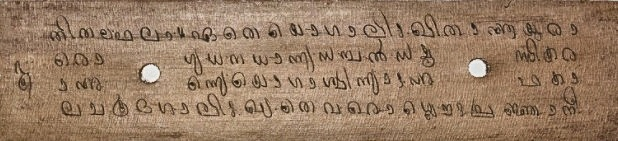
#> input picture Denoised Image/1.jpg, 618 x 141 px, found by its file name
$ python epigraphical_enhancer.py   (older library calls are emulated)
#> lines starting #> are read from the running program, lines starting #| are printed output that depends on the picture; after the words box and inside, x2 and y2 are one past the last pixel; in counts of white or black regions, pixels touching at a corner belong together
"""
EpigraphiX-AI: Epigraphical Image Restoration & Super-Resolution Suite (FANI 2.0)
High-performance Python implementation of O(1) Integral Sauvola Binarization,
Directional Cellulose Fiber Suppression, and Raking Light Stylus Groove Sharpening.
"""

import os
import cv2
import numpy as np


class EpigraphicalEnhancer:
    def __init__(self, window_size=25, k=0.25, R=128):
#> in process_manuscript, img is the input picture: shape (141, 618, 3); mean B, G, R 99.7, 124.4, 152.6
        self.window_size = window_size if window_size % 2 == 1 else window_size + 1
        self.k = k
        self.R = R

    def integral_sauvola_binarize(self, gray_img, window_size=None, k=None, R=None):
        """
        O(1) Integral-Image Adaptive Sauvola Binarization.
        Computes local mean and standard deviation in constant time per pixel.
        """
        if window_size is None:
            window_size = self.window_size
        if k is None:
            k = self.k
        if R is None:
            R = self.R

        h, w = gray_img.shape
        r = window_size // 2

        img_float = gray_img.astype(np.float64)

        # Integral images for sum and squared sum
        integral_sum = cv2.integral(img_float)
        integral_sq = cv2.integral(img_float ** 2)

        # Vectorized box filter coordinates
        y1 = np.maximum(0, np.arange(h) - r)
        y2 = np.minimum(h, np.arange(h) + r + 1)
        x1 = np.maximum(0, np.arange(w) - r)
        x2 = np.minimum(w, np.arange(w) + r + 1)

        Y1, X1 = np.meshgrid(y1, x1, indexing='ij')
        Y2, X2 = np.meshgrid(y2, x2, indexing='ij')

        counts = (Y2 - Y1) * (X2 - X1)

        # Region sums using integral images
        sums = (integral_sum[Y2, X2] - integral_sum[Y1, X2] - integral_sum[Y2, X1] + integral_sum[Y1, X1])
        sq_sums = (integral_sq[Y2, X2] - integral_sq[Y1, X2] - integral_sq[Y2, X1] + integral_sq[Y1, X1])

        mean = sums / counts
        variance = np.maximum(0.0, (sq_sums / counts) - (mean ** 2))
        std = np.sqrt(variance)

        # Sauvola threshold calculation
        threshold = mean * (1.0 + k * ((std / R) - 1.0))
        binary = (img_float < threshold).astype(np.uint8) * 255

        # Morphological speckle filtering
        kernel = cv2.getStructuringElement(cv2.MORPH_RECT, (2, 2))
        binary = cv2.morphologyEx(binary, cv2.MORPH_OPEN, kernel)

        return binary, threshold

    def fiber_aware_neural_inpainting(self, img):
        """
        FANI 2.0: Fiber-Aware Directional Morphological Decomposition.
        Suppresses horizontal cellulose fiber striations while retaining stylus incisions.
        """
        if len(img.shape) == 3:
            gray = cv2.cvtColor(img, cv2.COLOR_BGR2GRAY)
        else:
            gray = img.copy()

        # CLAHE local contrast enhancement
        clahe = cv2.createCLAHE(clipLimit=2.5, tileGridSize=(8, 8))
        enhanced = clahe.apply(gray)

        # Directional morphological opening along 0-degree grain
        fiber_kernel = cv2.getStructuringElement(cv2.MORPH_RECT, (15, 1))
        fiber_background = cv2.morphologyEx(enhanced, cv2.MORPH_OPEN, fiber_kernel)

        # Subtract directional grain background to isolate ink incisions
        subtracted = cv2.subtract(enhanced, fiber_background)
        restored = cv2.addWeighted(enhanced, 0.85, subtracted, 0.45, 0)

        # Bilateral filter for edge-preserving smoothing
        denoised = cv2.bilateralFilter(restored, d=7, sigmaColor=50, sigmaSpace=50)

        return denoised

    def super_resolve_and_enhance(self, img, scale_factor=2):
        """
        Epigraphical Super-Resolution & Sub-Surface Groove Sharpening.
        Upscales manuscript imagery while enhancing micro-stylus ridge gradients.
        """
        # Base upscale
        h, w = img.shape[:2]
        new_w, new_h = w * scale_factor, h * scale_factor
        upscaled = cv2.resize(img, (new_w, new_h), interpolation=cv2.INTER_CUBIC)

        # Stylus groove unsharp masking
        gaussian = cv2.GaussianBlur(upscaled, (0, 0), sigmaX=1.5)
        sharpened = cv2.addWeighted(upscaled, 1.5, gaussian, -0.5, 0)

        # Tone mapping in LAB color space
        lab = cv2.cvtColor(sharpened, cv2.COLOR_BGR2LAB)
        l, a, b = cv2.split(lab)
        clahe = cv2.createCLAHE(clipLimit=2.0, tileGridSize=(8, 8))
        l_enhanced = clahe.apply(l)
        enhanced_lab = cv2.merge([l_enhanced, a, b])
        output = cv2.cvtColor(enhanced_lab, cv2.COLOR_LAB2BGR)

        return output

    def trace_palm_leaf_bounds(self, img):
        """
        Locates the exact bounding box of a palm leaf strip inside an arbitrary photograph
        (e.g., resting on archival white paper, dark desk, museum red velvet mount, scan bed).
        """
        h, w = img.shape[:2]
        if len(img.shape) == 3:
            rgb = cv2.cvtColor(img, cv2.COLOR_BGR2RGB)
            hsv = cv2.cvtColor(img, cv2.COLOR_BGR2HSV)
            r, g, b = rgb[:, :, 0].astype(float), rgb[:, :, 1].astype(float), rgb[:, :, 2].astype(float)
            hue = hsv[:, :, 0]
            sat = hsv[:, :, 1]
            val = hsv[:, :, 2]
        else:
            gray = img.copy()
            r = g = b = gray.astype(float)
            hue = np.zeros((h, w), dtype=np.uint8)
            sat = np.zeros((h, w), dtype=np.uint8)
            val = gray.astype(np.uint8)

        # 1. Background Masking (white paper/scanner, deep black borders, museum red velvet cloth, synthetic blue mounts)
        is_red_cloth = (r - g > 25) & (r - b > 20) & (r > 60)
        is_blue_bg = (b > r + 15) & (b > g + 10) & (b > 60)
        is_deep_black = (r < 25) & (g < 25) & (b < 25)
        is_pure_white = (r > 232) & (g > 232) & (b > 232)

        # Organic Palm Leaf Substrate Gamut (Ochre, weathered ivory, smoked brown, olive-brown, reddish-amber patina):
        is_ochre = (hue >= 6) & (hue <= 42) & (sat >= 12) & (sat <= 220) & (val >= 30) & (val <= 245) & (r >= b - 15) & (r >= g - 20)
        is_weathered = (r >= 65) & (g >= 55) & (b >= 30) & (r <= 225) & (g <= 210) & (b <= 190) & (np.abs(r - g) <= 50) & (r >= b - 10)
        is_smoked = (r >= 22) & (g >= 18) & (b >= 10) & (r <= 165) & (g <= 150) & (b <= 135) & (r >= b - 12) & (g >= b - 15) & (np.abs(r - g) <= 40)
        is_olive = (g >= r - 20) & (g >= b - 10) & (r >= b - 20) & (sat >= 10) & (sat <= 180) & (val >= 30) & (val <= 230)
        is_reddish_patina = ((hue <= 12) | (hue >= 168)) & (sat >= 15) & (sat <= 200) & (val >= 35) & (val <= 235) & (r >= g - 8) & (r >= b + 5) & (np.abs(g - b) <= 60)
        is_palm_substrate = is_ochre | is_weathered | is_smoked | is_olive | is_reddish_patina

        is_background = is_red_cloth | is_blue_bg | is_deep_black | is_pure_white
        is_candidate = ~is_background & is_palm_substrate

        # If image is predominantly palm leaf without external background borders:
        if np.mean(is_palm_substrate) > 0.45:
            is_candidate = is_palm_substrate

        # 2. Vertical Span Tracing: Find longest contiguous band of palm substrate rows
        row_ratio = np.mean(is_candidate, axis=1)
        is_cand_row = (row_ratio > 0.12).astype(int)

        longest_start, longest_len = -1, 0
        cur_start, cur_len = -1, 0
        for y in range(h):
            if is_cand_row[y] == 1:
                if cur_start == -1:
                    cur_start = y
                cur_len += 1
            else:
                if cur_len > longest_len:
                    longest_len = cur_len
                    longest_start = cur_start
                cur_start, cur_len = -1, 0
        if cur_len > longest_len:
            longest_len = cur_len
            longest_start = cur_start

        if longest_len >= max(8, int(h * 0.04)):
            min_y = longest_start
            max_y = longest_start + longest_len
        else:
            leaf_rows = np.where(row_ratio > 0.06)[0]
            if len(leaf_rows) > 0:
                min_y = int(np.min(leaf_rows))
                max_y = int(np.max(leaf_rows))
            else:
                min_y, max_y = 0, h

        # 3. Horizontal Span Tracing
        candidate_roi = is_candidate[min_y:max_y, :] if max_y > min_y else is_candidate
        col_ratio = np.mean(candidate_roi, axis=0)
        is_cand_col = (col_ratio > 0.08).astype(int)

        first_col, last_col = -1, -1
        for x in range(w):
            if is_cand_col[x] == 1:
                if first_col == -1:
                    first_col = x
                last_col = x

        if first_col != -1 and (last_col - first_col) >= max(20, int(w * 0.05)):
            min_x, max_x = first_col, last_col
        else:
            leaf_cols = np.where(col_ratio > 0.05)[0]
            if len(leaf_cols) > 0:
                min_x = int(np.min(leaf_cols))
                max_x = int(np.max(leaf_cols))
            else:
                min_x, max_x = 0, w

        leaf_w = max(20, max_x - min_x)
        leaf_h = max(8, max_y - min_y)

        return min_x, min_y, leaf_w, leaf_h

    def validate_palm_leaf_authenticity(self, img):
        """
        Multi-Stage Palm-Leaf Authenticity, Spatial Location & Multi-Gamut Profiler.
        Accepts ANY authentic inscribed palm-leaf manuscript (classic, weathered, smoked, light-ivory,
        photographed on desks, white paper, scanner beds, or museum mounting cloth).
        Strictly rejects human portraits, selfies, everyday objects, outdoor/indoor scenes,
        and digital UI diagrams.
        """
        if img is None:
            return {"is_valid": False, "status": "non_manuscript", "reason": "Empty image"}

        h, w = img.shape[:2]
        total_pixels = w * h
        whole_aspect = max(float(w) / float(max(1, h)), float(h) / float(max(1, w)))

        if len(img.shape) == 3:
            rgb = cv2.cvtColor(img, cv2.COLOR_BGR2RGB)
            hsv = cv2.cvtColor(img, cv2.COLOR_BGR2HSV)
#> hsv: shape (141, 618, 3); mean H, S, V 14.1, 92.4, 152.6
            gray = cv2.cvtColor(img, cv2.COLOR_BGR2GRAY)
            r = rgb[:, :, 0].astype(float)
            g = rgb[:, :, 1].astype(float)
            b = rgb[:, :, 2].astype(float)
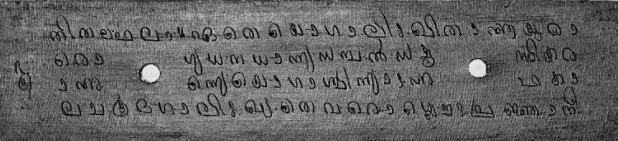
#> b: shape (141, 618) float64; min 0, max 238, mean 99.7
            hue = hsv[:, :, 0]
            sat = hsv[:, :, 1]
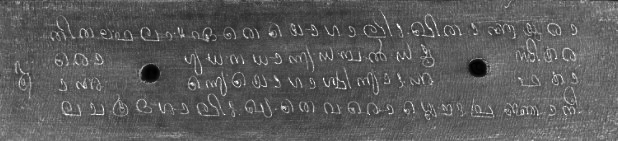
#> sat: shape (141, 618); min 0, max 255, mean 92.4
            val = hsv[:, :, 2]
        else:
            gray = img.copy()
            r = g = b = gray.astype(float)
            hue = np.zeros((h, w), dtype=np.uint8)
            sat = np.zeros((h, w), dtype=np.uint8)
            val = gray.astype(np.uint8)

        # 1. LAYER 1: Human Skin & Face Area Detection (Skin hue H in [0..10, 172..180], G >= B - 2, warm RGB)
        is_human_skin = ((hue <= 10) | (hue >= 172)) & (sat >= 25) & (sat <= 165) & (val >= 60) & (r > g + 14) & (g >= b - 2) & (r > b + 22)
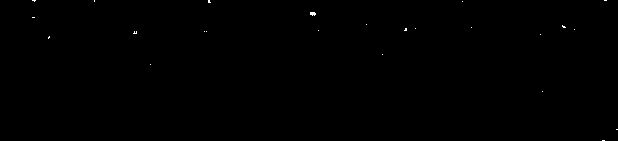
#> is_human_skin: shape (141, 618) bool; 0.09% white in thin lines or dots
        skin_ratio = float(np.sum(is_human_skin) / total_pixels)
#> skin_ratio = 0.000941

        # 2. LAYER 2: Modern Synthetic Vivid Dyes & Studio Backdrops (Excluding dark slate / shadows)
        is_cyan_blue = (hue >= 85) & (hue <= 135) & (sat >= 60) & (val >= 75) & (b > r + 20) & (b > g + 12)
#> is_cyan_blue: shape (141, 618) bool; every value is 0
        cyan_ratio = float(np.sum(is_cyan_blue) / total_pixels)
#> cyan_ratio = 0
        is_magenta = (hue >= 140) & (hue <= 165) & (sat >= 75) & (val >= 55)
        is_neon_green = (hue >= 45) & (hue <= 80) & (sat >= 100) & (val >= 55)
        is_synthetic_dyes = is_cyan_blue | is_magenta | is_neon_green
        synthetic_dyes_ratio = float(np.sum(is_synthetic_dyes) / total_pixels)
#> synthetic_dyes_ratio = 0

        # Natural Green Foliage / Chlorophyll (plants, leaves, trees)
        is_green_foliage = (hue >= 35) & (hue <= 82) & (sat >= 35) & (val >= 35)
        green_foliage_ratio = float(np.sum(is_green_foliage) / total_pixels)
#> green_foliage_ratio = 0

        # Ultra-Vivid Saturated Colors (flowers, butterflies, neon clothes, food)
        is_ultra_vivid = (sat > 175) & (val > 175)
        ultra_vivid_ratio = float(np.sum(is_ultra_vivid) / total_pixels)
#> ultra_vivid_ratio = 0

        # Digital dark UI / AI infographic
        dark_ui_mask = (r < 55) & (g < 58) & (b < 68)
#> dark_ui_mask: shape (141, 618) bool; 0.27% white in thin lines or dots, all inside (x1, y1, x2, y2) = (52, 17, 574, 115)
        dark_ratio = float(np.sum(dark_ui_mask) / total_pixels)
#> dark_ratio = 0.00265

        # Pure White background / Document sheet (DFD diagram, PDF page)
        white_bg_mask = (r > 218) & (g > 218) & (b > 218)
#> white_bg_mask: shape (141, 618) bool; 0.37% white; 2 white regions, box (x1, y1, x2, y2) and area: (143, 65, 159, 82) 166, (469, 60, 486, 77) 153
        white_ratio = float(np.sum(white_bg_mask) / total_pixels)
#> white_ratio = 0.00366

        # 3. LAYER 3: Organic Palm-Leaf Lignin/Tannin Multi-Gamut
        is_ochre = (hue >= 6) & (hue <= 42) & (sat >= 12) & (sat <= 220) & (val >= 30) & (val <= 245) & (r >= b - 15) & (r >= g - 20)
#> is_ochre: shape (141, 618) bool; 99.5% white; 115 black regions (113 under 20 px), largest, box (x1, y1, x2, y2) and area: (469, 61, 485, 75) 165, (145, 67, 159, 81) 140
        is_weathered = (r >= 65) & (g >= 55) & (b >= 30) & (r <= 225) & (g <= 210) & (b <= 190) & (np.abs(r - g) <= 50) & (r >= b - 10)
#> is_weathered: shape (141, 618) bool; 97% white; black in thin lines or dots
        is_smoked = (r >= 22) & (g >= 18) & (b >= 10) & (r <= 165) & (g <= 150) & (b <= 135) & (r >= b - 12) & (g >= b - 15) & (np.abs(r - g) <= 40)
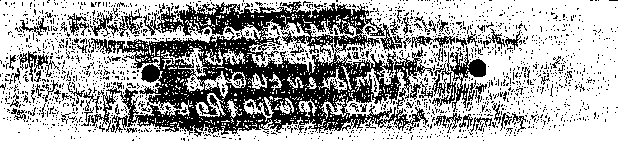
#> is_smoked: shape (141, 618) bool; 65.1% white; 1798 black regions (1717 under 20 px), largest, box (x1, y1, x2, y2) and area: (81, 1, 433, 137) 20013, (432, 46, 486, 112) 988, (19, 51, 49, 82) 264
        is_olive = (g >= r - 20) & (g >= b - 10) & (r >= b - 20) & (sat >= 10) & (sat <= 180) & (val >= 30) & (val <= 230)
#> is_olive: shape (141, 618) bool; 1.3% white in thin lines or dots, all inside (x1, y1, x2, y2) = (0, 0, 618, 114)
        is_reddish_patina = ((hue <= 12) | (hue >= 168)) & (sat >= 15) & (sat <= 200) & (val >= 35) & (val <= 235) & (r >= g - 8) & (r >= b + 5) & (np.abs(g - b) <= 60)
#> is_reddish_patina: shape (141, 618) bool; 8.1% white; 328 white regions (246 under 20 px), largest, box (x1, y1, x2, y2) and area: (6, 0, 88, 22) 724, (572, 11, 618, 32) 331, (344, 20, 381, 38) 317

        is_organic_substrate = (
            (~white_bg_mask) & (~dark_ui_mask) &
            (is_ochre | is_weathered | is_smoked | is_olive | is_reddish_patina)
        )
#> is_organic_substrate: shape (141, 618) bool; 99.2% white; 158 black regions (156 under 20 px), largest, box (x1, y1, x2, y2) and area: (469, 60, 486, 77) 195, (143, 65, 159, 82) 187
        substrate_ratio = float(np.sum(is_organic_substrate) / total_pixels)
#> substrate_ratio = 0.992

        # 4. Trace exact spatial palm leaf location
        leaf_x, leaf_y, leaf_w, leaf_h = self.trace_palm_leaf_bounds(img)
#> in trace_palm_leaf_bounds, `is_candidate = ~is_background & is_palm_substrate`:
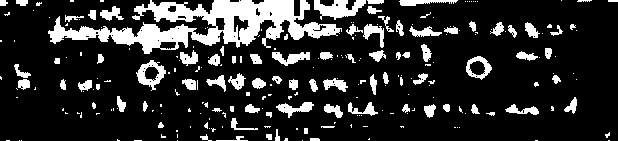
#> is_candidate: shape (141, 618) bool; 17.5% white; 244 white regions (158 under 20 px), largest, box (x1, y1, x2, y2) and area: (48, 0, 342, 54) 6557, (314, 0, 366, 20) 603, (136, 60, 166, 91) 397
#> in trace_palm_leaf_bounds, `row_ratio = np.mean(is_candidate, axis=1)`: row_ratio = 141 values, max 1 at index 0, min 0.956 at index 69, mean 0.995
#> in trace_palm_leaf_bounds, `is_cand_row = (row_ratio > 0.12).astype(int)`: is_cand_row = 141 values from 1 to 1
#> after the loop in trace_palm_leaf_bounds, `for y in range(h):`: longest_len = 0; longest_start = -1
#> in trace_palm_leaf_bounds, `longest_len = cur_len`: longest_len = 141
#> in trace_palm_leaf_bounds, `longest_start = cur_start`: longest_start = 0
#> in trace_palm_leaf_bounds, `max_y = longest_start + longest_len`: max_y = 141
#> in trace_palm_leaf_bounds, `col_ratio = np.mean(candidate_roi, axis=0)`: col_ratio = 618 values, max 1 at index 0, min 0.894 at index 476, mean 0.995
#> in trace_palm_leaf_bounds, `is_cand_col = (col_ratio > 0.08).astype(int)`: is_cand_col = 618 values from 1 to 1
#> after the loop in trace_palm_leaf_bounds, `for x in range(w):`: first_col = 0
#> in trace_palm_leaf_bounds, `min_x, max_x = first_col, last_col`: max_x = 617
#> in trace_palm_leaf_bounds, `leaf_h = max(8, max_y - min_y)`: leaf_h = 141
#> leaf_x = 0; leaf_y = 0; leaf_w = 617; leaf_h = 141
        leaf_pixels = max(1, leaf_w * leaf_h)
#> leaf_pixels = 86997
        leaf_roi_gray = gray[leaf_y:leaf_y+leaf_h, leaf_x:leaf_x+leaf_w]
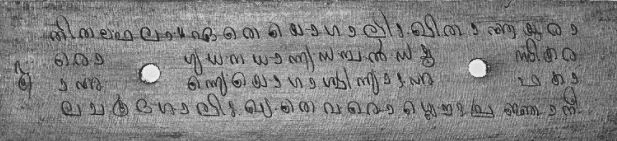
#> leaf_roi_gray: shape (141, 617); min 18, max 247, mean 130.1

        roi_substrate_mask = is_organic_substrate[leaf_y:leaf_y+leaf_h, leaf_x:leaf_x+leaf_w]
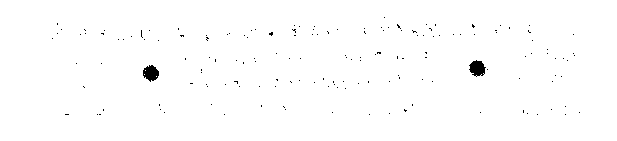
#> roi_substrate_mask: shape (141, 617) bool; 99.2% white; 158 black regions (156 under 20 px), largest, box (x1, y1, x2, y2) and area: (469, 60, 486, 77) 195, (143, 65, 159, 82) 187
        roi_substrate_ratio = float(np.sum(roi_substrate_mask) / leaf_pixels)
#> roi_substrate_ratio = 0.992

        # Directional Cellulose Fiber Energy inside Leaf Strip
        gray_float = leaf_roi_gray.astype(float)
#> (the rest of the program and of its run is left out)
